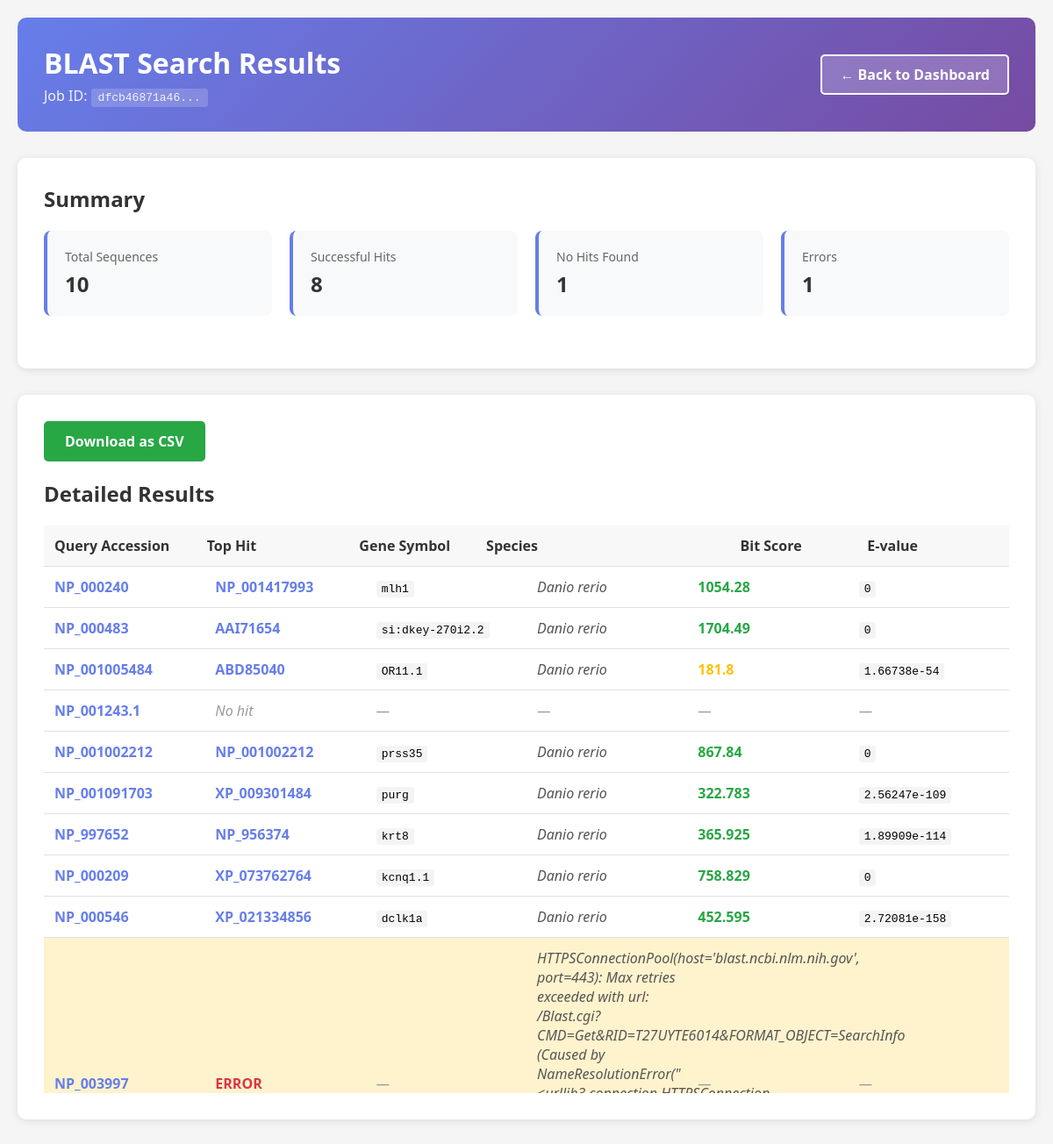
/results/dfcb46871a464a34ba3a4f6bd7fbfdd3 (signed in), run on the app's committed database.
### tables this page shows
CREATE TABLE results (
        id INTEGER PRIMARY KEY AUTOINCREMENT,
        job_id TEXT,
        accession TEXT,
        top_hit TEXT,
        gene TEXT,
        species TEXT,
        bit_score TEXT,
        evalue TEXT,
        FOREIGN KEY(job_id) REFERENCES jobs(id)
    );

### app.py (the view)
@app.route("/results/<job_id>")
def results(job_id):
    conn = get_conn()
    cur = conn.cursor()
    cur.execute("SELECT * FROM results WHERE job_id=?", (job_id,))
    results = cur.fetchall()
    conn.close()
    return render_template("results.html", results=results, job_id=job_id)

### database.py (called while the page is built)
def get_conn():
    conn = sqlite3.connect(DB_FILE)
    conn.row_factory = sqlite3.Row
    return conn

### templates/results.html (shortened to what this page needs)
<!DOCTYPE html>
<html lang="en">
<head>
</head>
<body>
    <div class="container">
        <div class="header">
            <div>
                <h1>BLAST Search Results</h1>
                <p style="margin-top: 5px; opacity: 0.9;">Job ID: <code style="background: rgba(255,255,255,0.2); padding: 3px 8px; border-radius: 3px;">{{ job_id[:12] }}...</code></p>
            </div>
            <a href="{{ url_for('dashboard') }}" class="back-btn">← Back to Dashboard</a>
        </div>
        {% if results %}
            <div class="card">
                <h2>Summary</h2>
                <div class="summary">
                    <div class="summary-item">
                        <div class="label">Total Sequences</div>
                        <div class="value">{{ results|length }}</div>
                    </div>
                    <div class="summary-item">
                        <div class="label">Successful Hits</div>
                        <div class="value">{{ results|selectattr('top_hit', 'ne', 'NA')|selectattr('top_hit', 'ne', 'ERROR')|list|length }}</div>
                    </div>
                    <div class="summary-item">
                        <div class="label">No Hits Found</div>
                        <div class="value">{{ results|selectattr('top_hit', 'eq', 'NA')|list|length }}</div>
                    </div>
                    <div class="summary-item">
                        <div class="label">Errors</div>
                        <div class="value">{{ results|selectattr('top_hit', 'eq', 'ERROR')|list|length }}</div>
                    </div>
                </div>
            </div>
            <div class="card">
                <div class="download-section">
                    <a href="{{ url_for('download_csv', job_id=job_id) }}" class="download-btn">Download as CSV</a>
                </div>
                <h2>Detailed Results</h2>
                <table>
                    <thead>
                        <tr>
                            <th style="width: 12%;">Query Accession</th>
                            <th style="width: 12%;">Top Hit</th>
                            <th style="width: 10%;">Gene Symbol</th>
                            <th style="width: 20%;">Species</th>
                            <th style="width: 10%;">Bit Score</th>
                            <th style="width: 12%;">E-value</th>
                        </tr>
                    </thead>
                    <tbody>
                        {% for result in results %}
                        <tr {% if result['top_hit'] == 'ERROR' %}class="error-row"{% endif %}>
                            <td>
                                <a href="https://www.ncbi.nlm.nih.gov/protein/{{ result['accession'] }}"
                                   target="_blank"
                                   class="accession-link">
                                    {{ result['accession'] }}
                                </a>
                            </td>
                            <td>
                                {% if result['top_hit'] not in ['NA', 'ERROR'] %}
                                    <a href="https://www.ncbi.nlm.nih.gov/protein/{{ result['top_hit'] }}"
                                       target="_blank"
                                       class="accession-link">
                                        {{ result['top_hit'] }}
                                    </a>
                                {% elif result['top_hit'] == 'ERROR' %}
                                    <span style="color: #dc3545; font-weight: 600;">ERROR</span>
                                {% else %}
                                    <span class="na-value">No hit</span>
                                {% endif %}
                            </td>
                            <td>
                                {% if result['gene'] not in ['NA', 'ERROR'] %}
                                    <code>{{ result['gene'] }}</code>
                                {% else %}
                                    <span class="na-value">—</span>
                                {% endif %}
                            </td>
                            <td>
                                {% if result['species'] not in ['NA', 'ERROR'] %}
                                    <span class="species-name">{{ result['species'] }}</span>
                                {% elif result['top_hit'] == 'ERROR' %}
                                    <span style="color: #856404; font-size: 12px;">{{ result['species'] }}</span>
                                {% else %}
                                    <span class="na-value">—</span>
                                {% endif %}
                            </td>
                            <td>
                                {% if result['bit_score'] != 'NA' %}
                                    {% set score = result['bit_score']|float %}
                                    {% if score > 200 %}
                                        <span class="score-good">{{ result['bit_score'] }}</span>
                                    {% elif score > 50 %}
                                        <span class="score-medium">{{ result['bit_score'] }}</span>
                                    {% else %}
                                        <span class="score-low">{{ result['bit_score'] }}</span>
                                    {% endif %}
                                {% else %}
                                    <span class="na-value">—</span>
                                {% endif %}
                            </td>
                            <td>
                                {% if result['evalue'] != 'NA' %}
                                    <code>{{ result['evalue'] }}</code>
                                {% else %}
                                    <span class="na-value">—</span>
                                {% endif %}
                            </td>
                        </tr>
                        {% endfor %}
                    </tbody>
                </table>
            </div>
        {% endif %}
    </div>
</body>
</html>

### templates/results.html (style rules this page uses)
* { margin: 0; padding: 0; box-sizing: border-box; }
body { font-family: 'Segoe UI', Tahoma, Geneva, Verdana, sans-serif; background: #f5f5f5; padding: 20px; }
.header { background: linear-gradient(135deg, #667eea 0%, #764ba2 100%); color: white; padding: 30px; border-radius: 10px; margin-bottom: 30px; display: flex; justify-content: space-between; align-items: center; }
.header h1 { font-size: 32px; }
.back-btn { background: rgba(255,255,255,0.2); color: white; padding: 10px 20px; border: 2px solid white; border-radius: 5px; text-decoration: none; font-weight: 600; transition: all 0.3s; }
.container { max-width: 1400px; margin: 0 auto; }
.card { background: white; padding: 30px; border-radius: 10px; box-shadow: 0 2px 10px rgba(0,0,0,0.1); margin-bottom: 30px; }
.card h2 { color: #333; margin-bottom: 20px; font-size: 24px; }
.summary { display: grid; grid-template-columns: repeat(auto-fit, minmax(200px, 1fr)); gap: 20px; margin-bottom: 30px; }
.summary-item { background: #f8f9fa; padding: 20px; border-radius: 8px; border-left: 4px solid #667eea; }
.summary-item .label { font-size: 14px; color: #666; margin-bottom: 5px; }
.summary-item .value { font-size: 24px; font-weight: 700; color: #333; }
table { width: 100%; border-collapse: collapse; overflow-x: auto; display: block; }
thead { display: table; width: 100%; table-layout: fixed; }
tbody { display: block; max-height: 600px; overflow-y: auto; }
tbody tr { display: table; width: 100%; table-layout: fixed; }
th, td { padding: 12px; text-align: left; border-bottom: 1px solid #e0e0e0; }
th { background: #f8f8f8; font-weight: 600; color: #333; position: sticky; top: 0; z-index: 10; }
.accession-link { color: #667eea; text-decoration: none; font-weight: 600; }
code { background: #f4f4f4; padding: 2px 6px; border-radius: 3px; font-family: 'Courier New', monospace; font-size: 13px; }
.download-section { display: flex; gap: 10px; margin-bottom: 20px; }
.download-btn { padding: 12px 24px; background: #28a745; color: white; text-decoration: none; border-radius: 5px; font-weight: 600; display: inline-block; transition: background 0.3s; }
.error-row { background: #fff3cd !important; }
.na-value { color: #999; font-style: italic; }
.species-name { font-style: italic; color: #555; }
.score-good { color: #28a745; font-weight: 600; }
.score-medium { color: #ffc107; font-weight: 600; }

### data on the page
results: accession "NP_000240", top_hit "NP_001417993", gene "mlh1", species "Danio rerio", bit_score "1054.28", evalue "0"
results: accession "NP_000483", top_hit "AAI71654", gene "si:dkey-270i2.2", species "Danio rerio", bit_score "1704.49", evalue "0"
results: accession "NP_001005484", top_hit "ABD85040", gene "OR11.1", species "Danio rerio", bit_score "181.8", evalue "1.66738e-54"
results: accession "NP_001243.1", top_hit "No hit"
results: accession "NP_001002212", top_hit "NP_001002212", gene "prss35", species "Danio rerio", bit_score "867.84", evalue "0"
results: accession "NP_001091703", top_hit "XP_009301484", gene "purg", species "Danio rerio", bit_score "322.783", evalue "2.56247e-109"
results: accession "NP_997652", top_hit "NP_956374", gene "krt8", species "Danio rerio", bit_score "365.925", evalue "1.89909e-114"
results: accession "NP_000209", top_hit "XP_073762764", gene "kcnq1.1", species "Danio rerio", bit_score "758.829", evalue "0"
results: accession "NP_000546", top_hit "XP_021334856", gene "dclk1a", species "Danio rerio", bit_score "452.595", evalue "2.72081e-158"
results: accession "NP_003997", top_hit "ERROR", species "HTTPSConnectionPool(host='blast.ncbi.nlm.nih.gov', port=443): Max retries exceeded with url: /Blast.cgi?CMD=Get&RID=T27UYTE6014&FORMAT_OBJECT=SearchInfo (Caused by…"

### other printed values
{{ job_id[:12] }} "dfcb46871a46"
{{ results|length }} "10"
{{ results|selectattr('top_hit', 'eq', 'NA')|list|length }} "1"
{{ results|selectattr('top_hit', 'eq', 'ERROR')|list|length }} "1"
